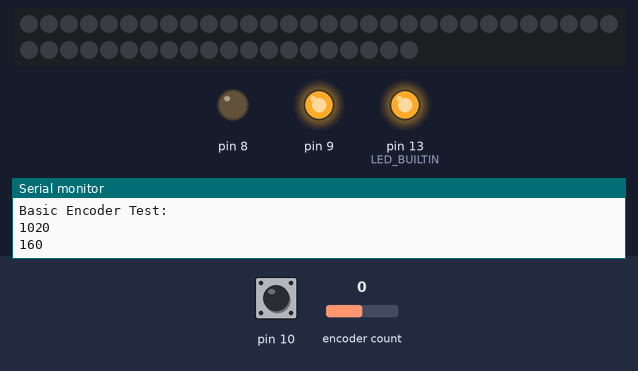
Bench run of a sketch on a simulated Arduino Uno, built with avr-gcc and run on an emulated ATmega328P. On the bench: 50 RGB LEDs in strip order, left to right, continuing on the next row, output pins drawn as LEDs (lit = HIGH), the last lines printed to the serial monitor. Dashed ring = blinking. The test bench sets the inputs (shaded band); at power-on: pin 10 HIGH, encoder count 0. EEPROM starts erased.

Above: at 1.2 s.
1.3 s: pin 10 driven LOW
2.8 s: pin 10 driven HIGH
4.9 s: pin 10 pulsed LOW 5 times (0.12 s each, 0.3 s apart)
At 5.49 s:
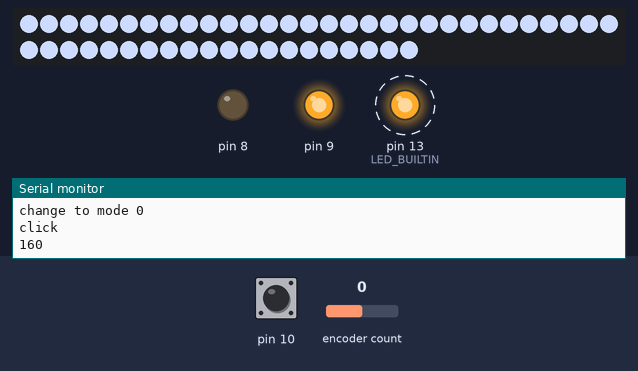
At 7.0 s:
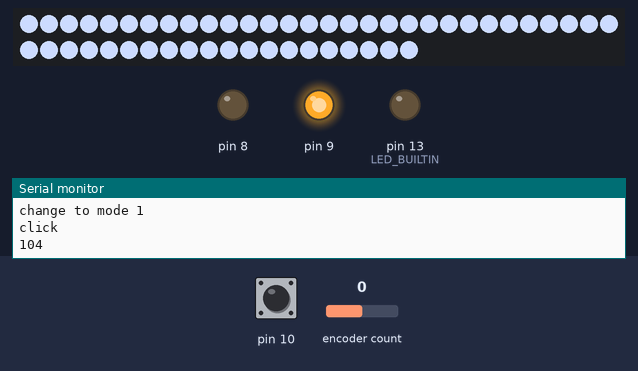
7.9 s: encoder count set to -1
9.4 s: encoder count set to -2
10.9 s: encoder count set to -3
Timing chart, 0 to 13.4 s (numbered marks = the images above; inputs shaded):
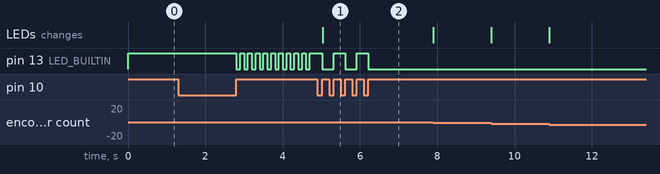

The sketch:

WS2811_valo.ino
```cpp
#include <EEPROM.h>

#include <Encoder.h>

#include <NeoPixelBus.h>

const uint16_t PixelCount = 50; // this example assumes 4 pixels, making it smaller will cause a failure
const uint8_t PixelPin = 2;  // make sure to set this to the correct pin, ignored for Esp8266

// three element pixels, in different order and speeds
NeoPixelBus<NeoRgbFeature, Neo800KbpsMethod> strip(PixelCount, PixelPin);

// Change these two numbers to the pins connected to your encoder.
//   Best Performance: both pins have interrupt capability
//   Good Performance: only the first pin has interrupt capability
//   Low Performance:  neither pin has interrupt capability
Encoder myEnc(12, 11);
//   avoid using pins with LEDs attached

// https://en.wikipedia.org/wiki/Additive_color
// http://www.vendian.org/mncharity/dir3/blackbody/UnstableURLs/bbr_color.html (10deg)
#define TEMPERATURES_COUNT 27
uint32_t temperatures_rgb[] = {
  0xff0000, //RED
  0x00ff00, //GREEN
  0x0000ff, //BLUE
  0xffff00, //YELLOW
  0x00ffff, //CYAN
  0xff00ff, //PURPLE
  0xffffff, //WHITE
  0xff3800, //1000K
  0xff5d00, //1300K
  0xff6d00, //1500K
  0xff7e00, //1800K
  0xff8912, //2000K
  0xff9836, //2300K
  0xffa148, //2500K
  0xffad5e, //2800K
  0xffb46b, //3000K
  0xffc987, //3500K
  0xffd1a3, //4000K
  0xffdbba, //4500K
  0xffe4ce, //5000K
  0xffece0, //5500K
  0xfff3ef, //6000K
  0xfff9fd, //6500K
  0xf5f3ff, //7000K
  0xe3e9ff, //8000K
  0xd6e1ff, //9000K
  0xccdbff  //10000K
};

uint8_t mode = 0;
long brightness;
long temperature;
long speed = 10;
long oldPosition  = -999;

void setup() {
  brightness = EEPROM.read(0);
  temperature = EEPROM.read(1);
  Serial.begin(115200);
  Serial.println(brightness);
  Serial.println(temperature);
  Serial.println("Basic Encoder Test:");
  pinMode(8, OUTPUT);
  digitalWrite(8, LOW);
  pinMode(9, OUTPUT);
  digitalWrite(9, HIGH);
  pinMode(10, INPUT);
  pinMode(LED_BUILTIN, OUTPUT);
  digitalWrite(LED_BUILTIN, HIGH);

  // this resets all the neopixels to an off state
  strip.Begin();
  strip.Show();

  myEnc.write(brightness*4);
}

uint32_t frame = 0;
uint8_t colorcycle = 0;
#define MAX_BRIGHTNESS 40
#define MAX_SPEED 200
uint32_t last_millis;

void loop() {

  long newPosition = myEnc.read();
  if ( ((newPosition & B11) == 0) && (newPosition != oldPosition) ) {
    Serial.println(newPosition);
    long value = newPosition >> 2;
    oldPosition = newPosition;

    if (mode == 0) {
      if (value < 0) { value = 0; myEnc.write(0*4); }
      if (value > MAX_BRIGHTNESS) { value = MAX_BRIGHTNESS; myEnc.write(MAX_BRIGHTNESS*4); }
      brightness = value;
    }
    if (mode == 1 && colorcycle == 0) {
      if (value < 0) { value = 0; myEnc.write(0*4); }
      if (value > (TEMPERATURES_COUNT-1)) { value = (TEMPERATURES_COUNT-1); myEnc.write((TEMPERATURES_COUNT-1)*4); }
      temperature = value;
    }
    if (!colorcycle) {
      RgbColor color;
      color = HtmlColor(temperatures_rgb[temperature]);
      RgbColor result = RgbColor::LinearBlend(RgbColor(0,0,0), color, ((float)brightness)/MAX_BRIGHTNESS);
      strip.ClearTo(result);
      strip.Show();
    }
    if (mode == 0 && colorcycle == 1) {
      for(int i=0; i < PixelCount; i++) {
        float c = ((float)i) / ((float)PixelCount);
        HslColor color = HslColor(c, 1.0f, ((float)brightness)/2.0f/MAX_BRIGHTNESS);
        strip.SetPixelColor(i, color);
      }
    }
    if (mode == 1 && colorcycle == 1) {
      if (value < 0) { value = 0; myEnc.write(0*4); }
      if (value > (MAX_SPEED-1)) { value = (MAX_SPEED-1); myEnc.write((MAX_SPEED-1)*4); }
      speed = value;
    }

  }

  if (!digitalRead(10)) {

    if (mode == 0) {
      mode = 1;
      Serial.println("change to mode 1");
    } else {
      mode = 0;
      Serial.println("change to mode 0");
    }

    uint32_t start = millis();
    Serial.println("click");
    while (!digitalRead(10));
    uint32_t stop = millis();
    if (stop - start > 2000) {
      Serial.println("Color cycle!");
      colorcycle = 1;
      mode = 0;
      for(int i=0; i < PixelCount; i++) {
        float c = ((float)i) / ((float)PixelCount);
        HslColor color = HslColor(c, 1.0f, ((float)brightness)/2.0f/MAX_BRIGHTNESS);
        strip.SetPixelColor(i, color);
      }
      strip.Show();
    } else
    if (stop - start > 1000) {
      EEPROM.write(0, ((uint8_t)brightness));
      EEPROM.write(1, ((uint8_t)temperature));
      Serial.println("Saved!");
      for (int i = 0; i < 10; i++) {
        digitalWrite(LED_BUILTIN, LOW);
        delay(100);
        digitalWrite(LED_BUILTIN, HIGH);
        delay(100);
      }
      mode = 0;
    }

    if (mode == 0) {
      myEnc.write(brightness*4);
      digitalWrite(LED_BUILTIN, HIGH);
    }
    if (mode == 1 && colorcycle == 0) {
      myEnc.write(temperature*4);
      digitalWrite(LED_BUILTIN, LOW);
    }
    if (mode == 1 && colorcycle == 1) {
      myEnc.write(speed*4);
      digitalWrite(LED_BUILTIN, LOW);
    }

  }

  if ( (colorcycle == 1) && ((millis() - last_millis) > (speed * 2)) ) {
    strip.RotateRight(1);
    strip.Show();
    last_millis = millis();
  }
  frame++;

}
```

Source omitted: fast_hsv2rgb.c (18783 bytes)

Measured:
- after the input at 2.8 s, pin 13 (LED_BUILTIN): alternates HIGH for 0.10 s and LOW for 0.10 s, starting at once
- after the input at 4.9 s, pin 13 (LED_BUILTIN): alternates HIGH for 0.30 s and LOW for 0.30 s, 5 changes in all, then stays LOW, starting after 0.12 s; the LEDs: change after 0.14 s (image 1)
